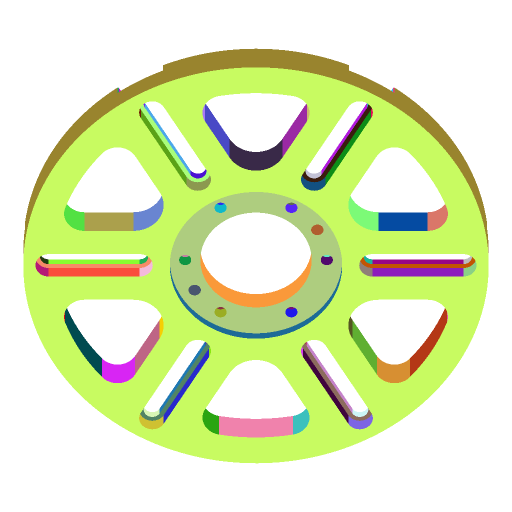
#> input picture slot_test01_colored_renders/000003.png, 1024 x 1024 px (shown at 1/2 size)
$ python analyze_colors.py ../slot_test01_colored_renders/000003.png ../slot_test01_colored_renders/000012.png
#> lines starting #> are read from the running program, lines starting #| are printed output that depends on the picture
# -*- coding: utf-8 -*-
"""
RGB颜色分析脚本
分析图片中的RGB像素颜色分布
"""
import os
import sys
import numpy as np
from collections import Counter
from PIL import Image


# 预期的颜色定义
EXPECTED_COLORS = {
    "平面": (255, 165, 0),
    "圆柱面": (128, 0, 128),
    "圆锥面": (0, 255, 255),
    "其他": (255, 192, 203),
    "背景": (255, 255, 255),
    "边": (0, 0, 0),
}

# 容差（允许的RGB偏差）
TOLERANCE = 10


def color_distance(c1, c2):
    """计算两个颜色的欧氏距离"""
    return sum((a - b) ** 2 for a, b in zip(c1, c2)) ** 0.5


def find_closest_color(rgb, tolerance=TOLERANCE):
    """找到最接近的预定义颜色"""
    min_dist = float('inf')
    closest = "未知"
    for name, expected in EXPECTED_COLORS.items():
        dist = color_distance(rgb, expected)
        if dist < min_dist:
            min_dist = dist
            closest = name
    if min_dist <= tolerance:
        return closest
    return f"未知({rgb})"


def analyze_image(image_path):
    """分析图片的颜色分布"""
    print(f"\n分析图片: {image_path}")

    # 读取图片
    img = Image.open(image_path).convert("RGB")
#> img is the input picture: PIL image 1024x1024 RGB; mean R, G, B 222.4, 235.3, 186.3
    pixels = np.array(img)

    # 统计每个RGB值出现的次数
    pixels_tuple = pixels.reshape(-1, 3)
    color_counter = Counter(map(tuple, pixels_tuple))
#> color_counter = 90 items

    # 按出现次数排序
    sorted_colors = color_counter.most_common()
#> sorted_colors = 90 items

    print(f"\n图片尺寸: {img.size[0]} x {img.size[1]}")
#| 图片尺寸: 1024 x 1024
    print(f"总像素数: {len(pixels_tuple)}")
#| 总像素数: 1048576
    print(f"不同颜色数: {len(sorted_colors)}")
#| 不同颜色数: 90

    # 统计匹配预定义颜色的像素
    matched_count = 0
    unmatched_count = 0
    color_groups = {}

    for rgb, count in sorted_colors:
        name = find_closest_color(rgb)
        if name.startswith("未知"):
            unmatched_count += count
        else:
            matched_count += count
            if name not in color_groups:
                color_groups[name] = {"count": 0, "rgb": rgb}
            color_groups[name]["count"] += count
#> this loop made 90 passes
#> (rgb, count, name, matched_count) on pass 1: ((255, 255, 255), 585758, '背景', 585758)
#> (count, name, unmatched_count) on passes 2 to 7: (295639, '未知((200, 251, 97))', 295639), (39427, '未知((174, 205, 127))', 335066), (32615, '未知((153, 132, 46))', 367681), (5908, '未知((250, 153, 58))', 373589), (5514, '未知((240, 130, 172))', 379103), (3956, '未知((57, 41, 72))', 383059)
#> after the loop, color_groups = 1 item; matched_count = 585758; unmatched_count = 462818

    print(f"\n--- 颜色统计 ---")
    print(f"匹配预定义颜色: {matched_count} 像素 ({matched_count/len(pixels_tuple)*100:.1f}%)")
#| 匹配预定义颜色: 585758 像素 (55.9%)
    print(f"未匹配颜色: {unmatched_count} 像素 ({unmatched_count/len(pixels_tuple)*100:.1f}%)")
#| 未匹配颜色: 462818 像素 (44.1%)

    # 显示匹配的颜色分布
    print(f"\n--- 匹配的颜色分布 ---")
    for name, info in sorted(color_groups.items(), key=lambda x: -x[1]["count"]):
        rgb = info["rgb"]
        count = info["count"]
        pct = count / len(pixels_tuple) * 100
        print(f"  {name}: RGB{rgb} - {count} 像素 ({pct:.1f}%)")
#> this loop made 1 pass
#> (name, info, count, pct) on pass 1: ('背景', {'count': 585758, 'rgb': (255, 255, 255)}, 585758, 55.86)
#|   背景: RGB(255, 255, 255) - 585758 像素 (55.9%)

    # 显示所有不同的RGB值（前20个）
    print(f"\n--- 所有RGB值 (前20) ---")
    for rgb, count in sorted_colors[:20]:
        name = find_closest_color(rgb)
        pct = count / len(pixels_tuple) * 100
        print(f"  RGB{rgb} ({name}): {count} 像素 ({pct:.1f}%)")
#> this loop made 20 passes
#> (count, name, pct) on passes 2 to 13: (295639, '未知((200, 251, 97))', 28.19), (39427, '未知((174, 205, 127))', 3.76), (32615, '未知((153, 132, 46))', 3.11), (5908, '未知((250, 153, 58))', 0.563), (5514, '未知((240, 130, 172))', 0.526), (3956, '未知((57, 41, 72))', 0.377), (3646, '未知((29, 107, 151))', 0.348), (3626, '未知((171, 160, 76))', 0.346), (3626, '未知((5, 75, 162))', 0.346), (3094, '未知((250, 76, 60))', 0.295), (3094, '未知((141, 28, 188))', 0.295), (2724, '未知((0, 75, 80))', 0.26)
#> (rgb, count, name, pct) on pass 1: ((255, 255, 255), 585758, '背景', 55.86)
#|   RGB(255, 255, 255) (背景): 585758 像素 (55.9%)
#|   RGB(200, 251, 97) (未知((200, 251, 97))): 295639 像素 (28.2%)
#|   RGB(174, 205, 127) (未知((174, 205, 127))): 39427 像素 (3.8%)
#|   RGB(153, 132, 46) (未知((153, 132, 46))): 32615 像素 (3.1%)
#|   RGB(250, 153, 58) (未知((250, 153, 58))): 5908 像素 (0.6%)
#|   RGB(240, 130, 172) (未知((240, 130, 172))): 5514 像素 (0.5%)
#|   RGB(57, 41, 72) (未知((57, 41, 72))): 3956 像素 (0.4%)
#|   RGB(29, 107, 151) (未知((29, 107, 151))): 3646 像素 (0.3%)
#> (further printed lines are left out)

    # 如果有未匹配的颜色，显示它们
    if unmatched_count > 0:
        print(f"\n--- 未匹配的RGB值 ---")
        unmatched_colors = [(rgb, count) for rgb, count in sorted_colors
                          if find_closest_color(rgb).startswith("未知")]
#> unmatched_colors = 89 items
        for rgb, count in unmatched_colors[:20]:
            print(f"  RGB{rgb}: {count} 像素")
#> this loop made 20 passes
#> (rgb, count) on passes 1 to 12: ((200, 251, 97), 295639), ((174, 205, 127), 39427), ((153, 132, 46), 32615), ((250, 153, 58), 5908), ((240, 130, 172), 5514), ((57, 41, 72), 3956), ((29, 107, 151), 3646), ((171, 160, 76), 3626), ((5, 75, 162), 3626), ((250, 76, 60), 3094), ((141, 28, 188), 3094), ((0, 75, 80), 2724)
#|   RGB(200, 251, 97): 295639 像素
#|   RGB(174, 205, 127): 39427 像素
#|   RGB(153, 132, 46): 32615 像素
#|   RGB(250, 153, 58): 5908 像素
#|   RGB(240, 130, 172): 5514 像素
#|   RGB(57, 41, 72): 3956 像素
#|   RGB(29, 107, 151): 3646 像素
#|   RGB(171, 160, 76): 3626 像素
#> (further printed lines are left out)

    return sorted_colors


def compare_images(image1_path, image2_path):
    """对比两张图片的颜色差异"""
    print(f"\n对比两张图片:")
    print(f"  图片1: {image1_path}")
    print(f"  图片2: {image2_path}")

    img1 = np.array(Image.open(image1_path).convert("RGB"))
    img2 = np.array(Image.open(image2_path).convert("RGB"))
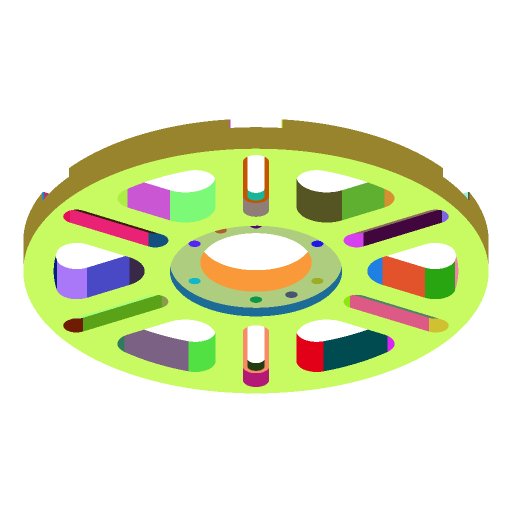
#> input picture slot_test01_colored_renders/000012.png, 1024 x 1024 px (shown at 1/2 size)
#> img2 is the input picture: shape (1024, 1024, 3); mean R, G, B 225.3, 231.6, 197.7

    if img1.shape != img2.shape:
        print("错误: 图片尺寸不同")
        return

    # 计算像素差异
    diff = np.abs(img1.astype(int) - img2.astype(int))
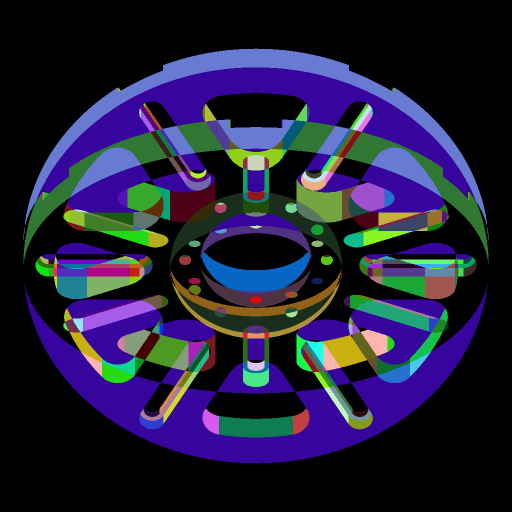
#> diff: shape (1024, 1024, 3) int64 (shown at 1/2 size); mean R, G, B 33.4, 31.6, 57.1
    diff_sum = diff.sum(axis=2)
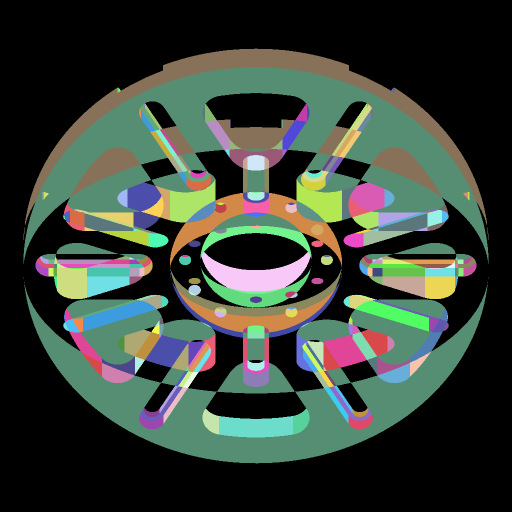
#> diff_sum: shape (1024, 1024) int64 (shown at 1/2 size); 191 distinct labels, from 0 to 665; one colour per label, 0 black

    # 统计差异
    identical = (diff_sum == 0).sum()
#> identical = 581971
    total = diff_sum.size
#> total = 1048576
    different = total - identical
#> different = 466605

    print(f"\n--- 对比结果 ---")
    print(f"相同像素: {identical} ({identical/total*100:.1f}%)")
#| 相同像素: 581971 (55.5%)
    print(f"不同像素: {different} ({different/total*100:.1f}%)")
#| 不同像素: 466605 (44.5%)
    print(f"平均差异: {diff_sum.mean():.2f}")
#| 平均差异: 122.04
    print(f"最大差异: {diff_sum.max()}")
#| 最大差异: 665


if __name__ == "__main__":
    # 默认分析的图片
    default_image = r"E:\aaaa-WUT\lw\ASCCAD\test_step\test_datasets\test-instance-mask-0608\semantic_views\000049.png"

    if len(sys.argv) > 1:
        image_path = sys.argv[1]
    else:
        image_path = default_image

    if not os.path.exists(image_path):
        print(f"文件不存在: {image_path}")
        sys.exit(1)

    analyze_image(image_path)

    # 如果提供了两张图片，进行对比
    if len(sys.argv) > 2:
        image2_path = sys.argv[2]
        if os.path.exists(image2_path):
            compare_images(image_path, image2_path)
